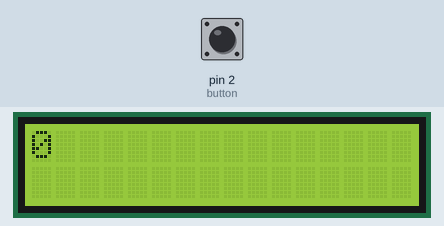
This sketch was run on a simulated Arduino Uno, built with avr-gcc and run on an emulated ATmega328P. Parts: 16×2 character LCD. Inputs (shaded band) come from the test bench; at power-on: pin 2 (button) LOW.

Above: at 1.2 s.
1.3 s: pin 2 (button) pulled HIGH for 0.6 s
At 1.9 s:
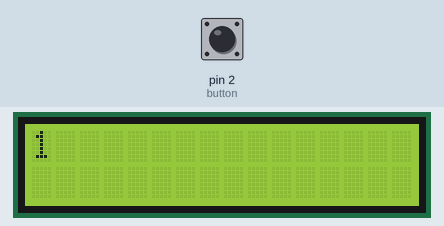
Timing chart, 0 to 4.3 s (numbered marks = the images above; inputs shaded):
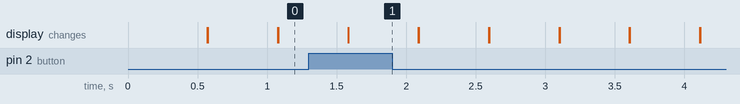

The sketch:

sketch_sep08a.ino
```cpp
#include <Wire.h>
#include <LiquidCrystal_I2C.h>
const int trigPin = 9;
const int echoPin = 10;
const int button = 2;
long duration;
int distanceCm;
int distanceInch;
int value;
// Set the LCD address to 0x27 for a 16 chars and 2 line display
LiquidCrystal_I2C lcd(0x27, 16, 2);

void setup()
{
	// initialize the LCD
  pinMode(trigPin, OUTPUT);
  pinMode(echoPin, INPUT);
  digitalWrite(button,LOW);
  pinMode(button, INPUT);

  Serial.begin(9600);

	lcd.begin();

	lcd.backlight();
  lcd.noBlink();
}

void loop(){

  value = digitalRead(button);
  lcd.println(value);
  delay(500);
  lcd.clear();

}
void read_value(){
  digitalWrite(trigPin, LOW);
  delayMicroseconds(2);
  digitalWrite(trigPin, HIGH);
  delayMicroseconds(10);
  digitalWrite(trigPin, LOW);
  duration = pulseIn(echoPin, HIGH);
  distanceCm = duration * 0.034 / 2;
  distanceInch = duration * 0.0133 / 2;
  lcd.setCursor(0, 0); // Sets the location at which subsequent text written to the LCD will be displayed
  if(distanceCm<5){
    lcd.clear();
    lcd.print("Za blisko!");
    delay(1000);
    }
    else{
  lcd.print("Dystans: "); // Prints string "Distance" on the LCD
  lcd.print(distanceCm); // Prints the distance value from the sensor
  lcd.print(" cm");
  delay(100);
  lcd.setCursor(0, 1);
  lcd.print("Dystans: ");
  lcd.print(distanceInch);
  lcd.print(" inch");
  delay(100);
    }
}
```

Measured:
- after the input at 1.3 s, the display: first differs from a run without the input after 0.29 s (image 1)
